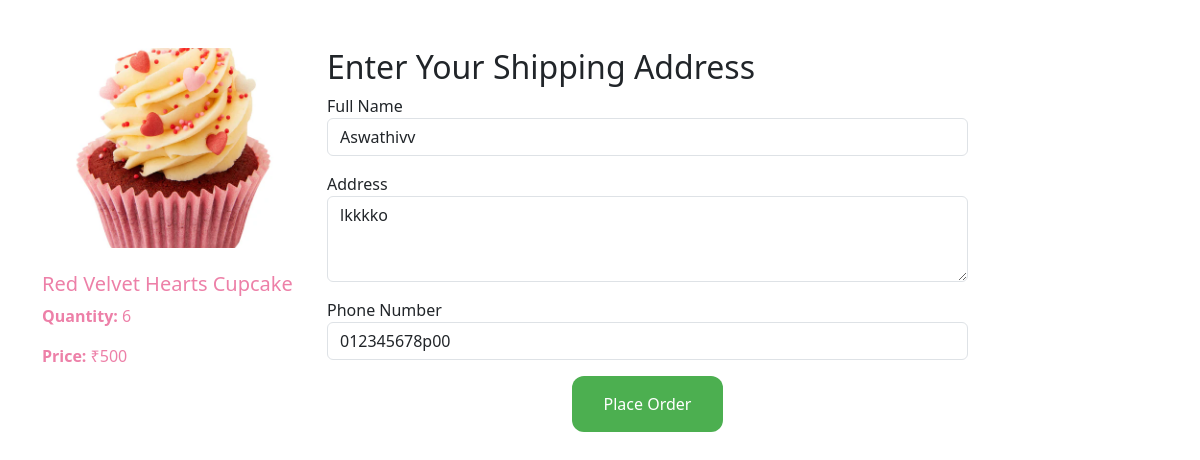
The page /address_page/1 (signed in) on the database as committed earlier.
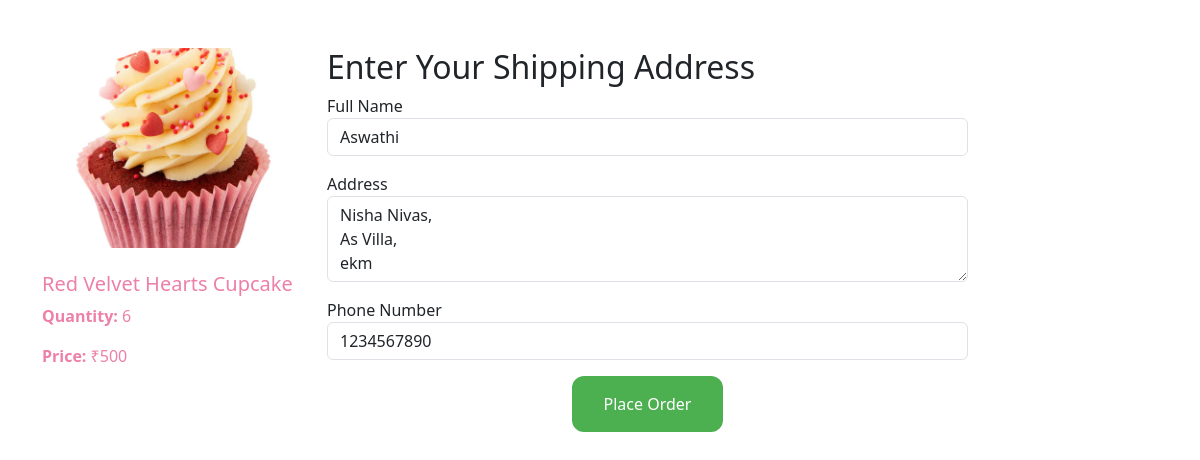
The same page on the database as committed later.
### app/models.py (models this page shows)
class Address(models.Model):
    user = models.ForeignKey(User, on_delete=models.CASCADE)
    name = models.CharField(max_length=255)
    address = models.TextField()
    phone_number = models.CharField(max_length=20)

### app/views.py (the view, shortened to what this page needs)
# urls.py: path('address_page/<id>',views.address_page, name='address_page'),
def address_page(req, id):
    cake = Cake.objects.get(id=id)
    user = User.objects.get(username=req.session['user'])  # Verify user retrieval
    user_address = Address.objects.filter(user=user).order_by('-id').first()
    return render(req, 'user/order_details.html', {
        'cake': cake,
        'user_address': user_address  # 🔄 Pass this to the template
    })

### templates/user/order_details.html (shortened to what this page needs)
<!DOCTYPE html>
<html lang="en">
<head>
    <link href="https://cdn.jsdelivr.net/npm/bootstrap@5.3.0-alpha1/dist/css/bootstrap.min.css" rel="stylesheet" />
</head>
<body>
    <div class="container order-container my-5">
        <div class="row">
            <div class="col-md-3">
                <div class="product-summary">
                    <img src="{{ cake.img.url }}" class="product-img" alt="{{ cake.name }}"><br><br>
                    <div class="product-details">
                        <h5 class="product-title" style="color: #ed80a8;">{{ cake.name }}</h5>
                        <p class="product-price" style="color:#ed80a8;"><strong>Quantity:</strong> {{ cake.quantity }}</p>
                        <p class="product-price" style="color: #ed80a8;"><strong>Price:</strong> ₹{{ cake.price }}</p>
                    </div>
                </div>
            </div>
            <div class="col-md-7">
                <h2>Enter Your Shipping Address</h2>
                <form id="order-form" method="POST">
                    <div class="form-group mb-3">
                        <label for="name">Full Name</label>
                        <input type="text" id="name" name="name" class="form-control" required
                               value="{% if user_address %}{{ user_address.name }}{% endif %}">
                    </div>
                    <div class="form-group mb-3">
                        <label for="address">Address</label>
                        <textarea id="address" name="address" class="form-control" rows="3" required>{% if user_address %}{{ user_address.address }}{% endif %}</textarea>
                    </div>
                    <div class="form-group mb-3">
                        <label for="phone_number">Phone Number</label>
                        <input type="text" id="phone_number" name="phone_number" class="form-control" required
                               value="{% if user_address %}{{ user_address.phone_number }}{% endif %}">
                    </div>
                    <div class="form-group text-center">
                        <button type="button" id="order" class="btn animated-button">Place Order</button>
                    </div>
                </form>
            </div>
        </div>
    </div>
</body>
</html>

Rows that differ between the two databases and show on the page:
removed Address: name "Aswathivv", address "lkkkko", phone_number "012345678p00"
added Address: name "Aswathi", address "Nisha Nivas, As Villa, ekm", phone_number "1234567890"
